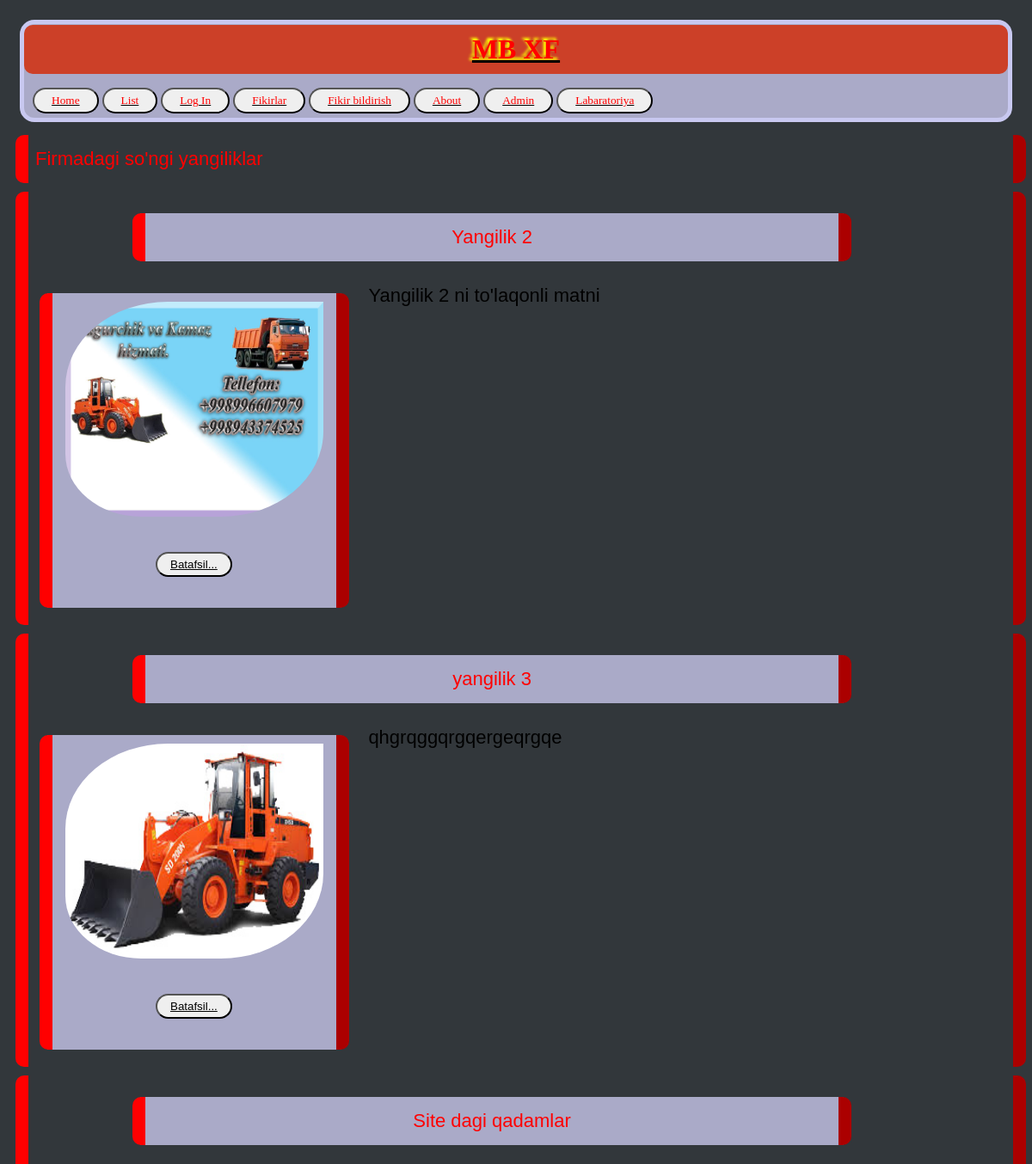
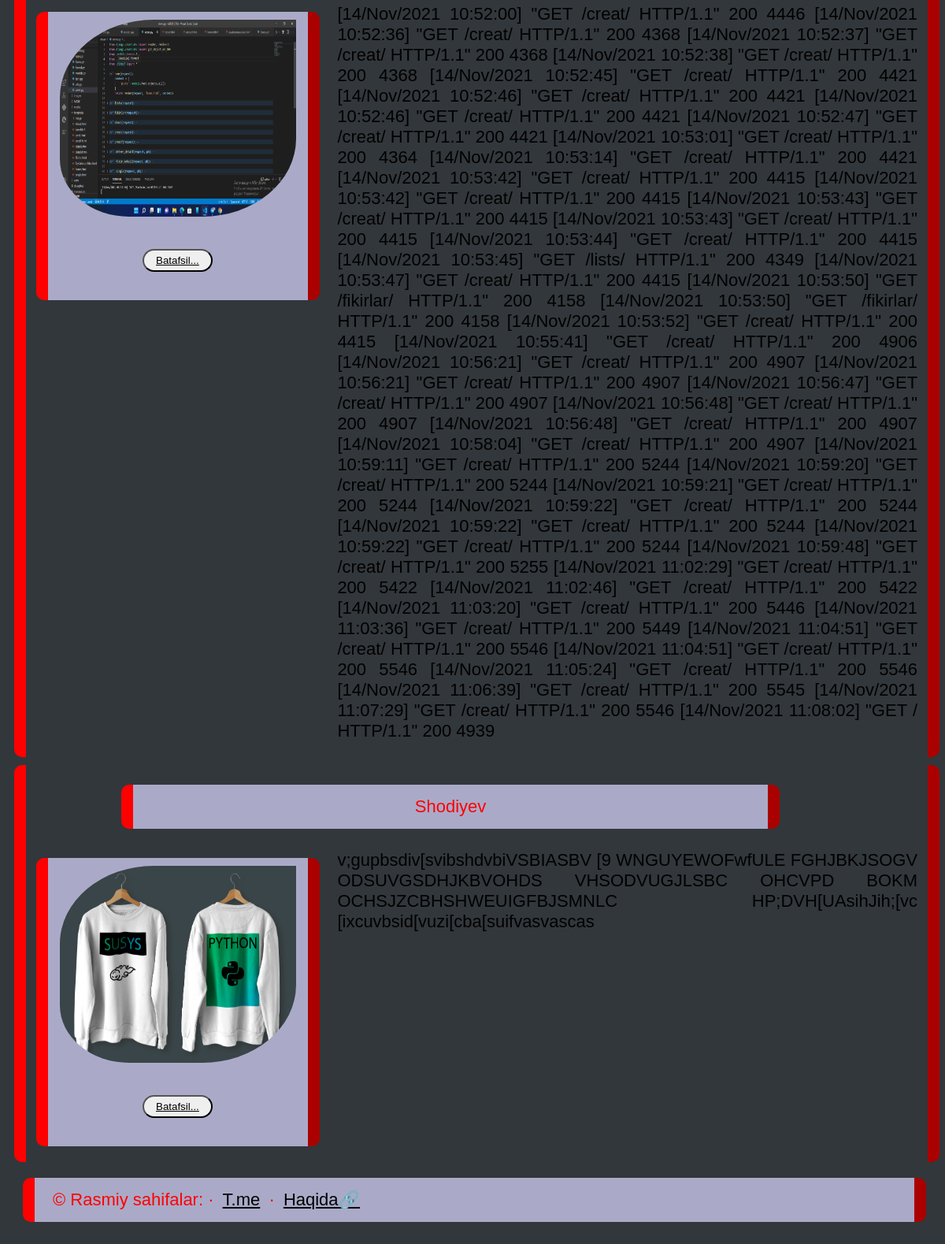
The page / on the database its author committed (2 pictures, top to bottom).
### driver/models.py (models this page shows, shortened)
class Post(models.Model):
    title = models.CharField(max_length=50)
    discription = models.TextField()
    image = models.ImageField(upload_to='images/',default='images/default.png')

### driver/views.py (the view)
# urls.py: path('', home, name="Home"),
def home(request):
    post = models.Post.objects.all()
    context = {
        'post': post
    }
    return render(request, 'home.html', context)

### templates/home.html
{% extends 'base.html' %}
{%block content%}
</head>
<div class="mijoz">Firmadagi so'ngi yangiliklar</div>
{% for post in post %}
<div class='mijoz'>
  <p>{{ post.title }}</p>
  <div class="display">
    <div class="img">
      <a href="{{post.pk}}/pic">
      <img class="homepic" src="{{post.image.url}}" alt='Yangilik rasmi!' width="300" height="250"></a>
      <br><ul><ul><button style="margin-left: 35%; margin-top: 0.001%;"> <a href="/{{post.pk}}"> Batafsil...</a></button></ul></ul>
  </div>
    {{ post.discription}} <br>
  </div>
</div>
 {%endfor%}
{%endblock%}

### templates/base.html (style rules this page uses)
* { padding: 5px; color: black; }
body { background: rgb(50, 55, 59); text-align: justify; box-sizing: border-box; color: red; }
.mijoz { padding-top: 15px; padding-bottom: 15px; padding-left: 8px; padding-right: 8px; margin-top: 10px; background-color: rgb(50, 55, 59); color: red; font-size: 21px; font-family: Arial, Helvetica, sans-serif; width: 97%; border-left: outset 15px red; border-right: outset 15px red; border-radius: 10px; font-size: 22px; transition: 1s; }
.img { width: 320px; height: 100%; margin-right: 2%; margin-top: 10px; background-color: rgb(170, 170, 200); color: red; font-size: 21px; font-family: Arial, Helvetica, sans-serif; border-left: outset 15px red; border-right: outset 15px red; border-radius: 10px; transition: 1s; }
.display { display: flex; }
button { border-radius: 20px; padding-left: 10px; padding-right: 10px; margin-top: -70; }
p { padding-top: 15px; padding-bottom: 15px; padding-left: 8px; padding-right: 8px; margin-top: 10px; margin-left: 10%; margin-right: 10%; background-color: rgb(170, 170, 200); color: red; font-family: Arial, Helvetica, sans-serif; width: 70%; border-left: outset 15px red; border-right: outset 15px red; border-radius: 10px; font-size: 22px; text-align: center; transition: 1s; }
.homepic { align-self: center; border-radius: 40% 0 40% 30%; transition: 1.5s; }

### rows shown on the page
Post: title "Yangilik 2", image (picture), discription "Yangilik 2 ni to'laqonli matni"
Post: title "yangilik 3", image (picture), discription "qhgrqggqrgqergeqrgqe"
Post: title "Site dagi qadamlar", image (picture), discription "[14/Nov/2021 10:52:00] \"GET /creat/ HTTP/1.1\" 200 4446 [14/Nov/2021 10:52:36] \"GET /creat/ HTTP/1.1\" 200 4368 [14/Nov/2021 10:52:37] \"GET /creat/ HTTP/1.1\" 200 4368 [14/Nov/2021 10:52:38] \"GET /creat/ HTTP/1.1\" 200 4368 [14/Nov/2021 10:52:45] \"GET /creat/ HTTP/1.1\" 200 4421 [14/Nov/2021 10:52:46] \"GET /creat/ HTTP/1.1\" 200 4421 [14/Nov/2021 10:52:46] \"GET /creat/ HTTP/1.1\" 200 4421 [14/Nov/2021 10:52:47] \"GET /creat/ HTTP/1.1\" 200 4421 [14/Nov/2021 10:53:01] \"GET /creat/ HTTP/1.1\" 200 4364 [14/Nov/2021 10:53:14] \"GET /creat/ HTTP/1.1\" 200 4421 [14/Nov/2021 10:53:42] \"GET /creat/ HTTP/1.1\" 200 4415 [14/Nov/2021 10:53:42] \"GET /creat/ HTTP/1.1\" 200 4415 [14/Nov/2021 10:53:43] \"GET /creat/…"
Post: title "Shodiyev", image (picture), discription "v;gupbsdiv[svibshdvbiVSBIASBV [9 WNGUYEWOFwfULE FGHJBKJSOGV ODSUVGSDHJKBVOHDS VHSODVUGJLSBC OHCVPD BOKM OCHSJZCBHSHWEUIGFBJSMNLC HP;DVH[UAsihJih;[vc [ixcuvbsid[vuzi[cba[suifvasvascas"
